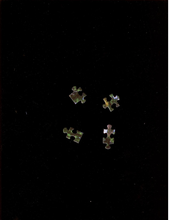
%> input picture IMG/P_1.tif, 170 x 220 px, shrunk from 1275 x 1650 before the run
$ octave Puzzler.m   (GNU Octave 9; MATLAB toolbox functions it lacks are replaced by stand-ins)
%> lines starting %> are read from the running program, lines starting %| are printed output that depends on the picture; in (x1, y1, x2, y2) boxes, pixels count from 0 and x2, y2 are one past the last pixel; in counts of white or black regions, pixels touching at a corner belong together; the program's own positions count from 1
%> further down, img is the input picture: size 220x170x3 uint8; mean R, G, B 4.9, 4.5, 4.2
### get_mask_edge.m
function [mask] = get_mask_edge(img)
img(:,end-15:end,:) = 0;
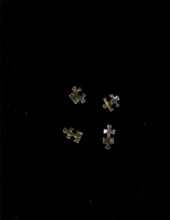
%> img: size 220x170x3 uint8; 9.13% of pixels changed, all inside (x1, y1, x2, y2) = (154, 0, 170, 220)
hsv_img = rgb2hsv(img);
%> hsv_img: size 220x170x3 double; mean H, S, V 0.0267, 0.0586, 0.00783
g = img(:,:,2);

filt_size = 9; %Must be odd number.
hor_edge = fspecial('gaussian',filt_size,2);
hor_edge(ceil(filt_size/2),:) = 0;
hor_edge(1:floor(filt_size/2),:) = -hor_edge(1:floor(filt_size/2),:);

vert_edge = fspecial('gaussian',filt_size,2);
vert_edge(:,ceil(filt_size/2)) = 0;
vert_edge(:,1:floor(filt_size/2)) = -vert_edge(:,1:floor(filt_size/2));

horizontal = filter2(hor_edge,g);
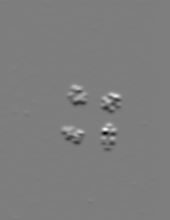
%> horizontal: size 220x170 double; min -48.12, max 49.19, mean 0; drawn with min black and max white
vertical = filter2(vert_edge,g);
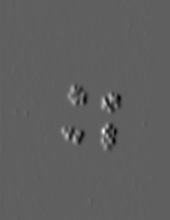
%> vertical: size 220x170 double; min -33.45, max 55.52, mean 0; drawn with min black and max white
mag_grad = sqrt(horizontal.^2+vertical.^2);
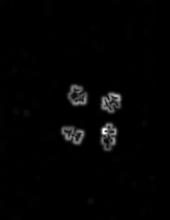
%> mag_grad: size 220x170 double; min 0, max 56.57, mean 0.9; drawn with min black and max white
mask = mag_grad>5;
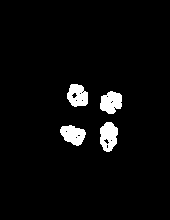
%> mask: size 220x170 logical; 4% white; 4 white regions, box (x1, y1, x2, y2) and area: (100, 122, 118, 152) 402, (100, 91, 122, 114) 380, (60, 125, 86, 146) 367, (67, 84, 88, 107) 360

mask = bwareaopen(mask,500);
%> mask: size 220x170 logical; every value is 0
mask = imfill(mask,'holes');
mask = imerode(mask,strel('square',3));
mask = imerode(mask,strel('diamond',3));
mask = bwareaopen(mask,1000);
mask = imfill(mask,'holes');
end

### Puzzler.m
%This script puts together a puzzle
load('SVM.mat');
%Load the image
img_name = '4_Piece_Puzzles_Scanned\P_1.tif';
img = imread(img_name);
mask = get_mask_edge(img);

%Generate the labeled mask
numbered_mask = bwlabel(mask);
%> numbered_mask: size 220x170 double; every value is 0

%Create array of puzzle pieces
pieces = [];
num_pieces = max(max(numbered_mask));
%> num_pieces = 0
for i = 1:num_pieces
    pieces = [pieces;;PuzzlePiece(i,numbered_mask)];
end
%> this loop made 0 passes


%Big for loops to determine probabilities
%Store in large global matrix where each row is [p1 p2 s1 s2 prob]
%probs does not contain duplicate rows where the pieces are switched
probs = [];
for p1 = 1:num_pieces-1
    for s1 = 1:4
        for p2 = p1+1:num_pieces
            for s2 = 1:4
                prob = get_score(net, img,numbered_mask,pieces(p1),pieces(p2),s1,s2);
                probs = [probs; p1 p2 s1 s2 get_score(net, img, numbered_mask, pieces(p1), pieces(p2), s1, s2)];
            end
        end
    end
end

%Determine best way to fit pieces together

%Put pieces together, and show the completed puzzle piece.
